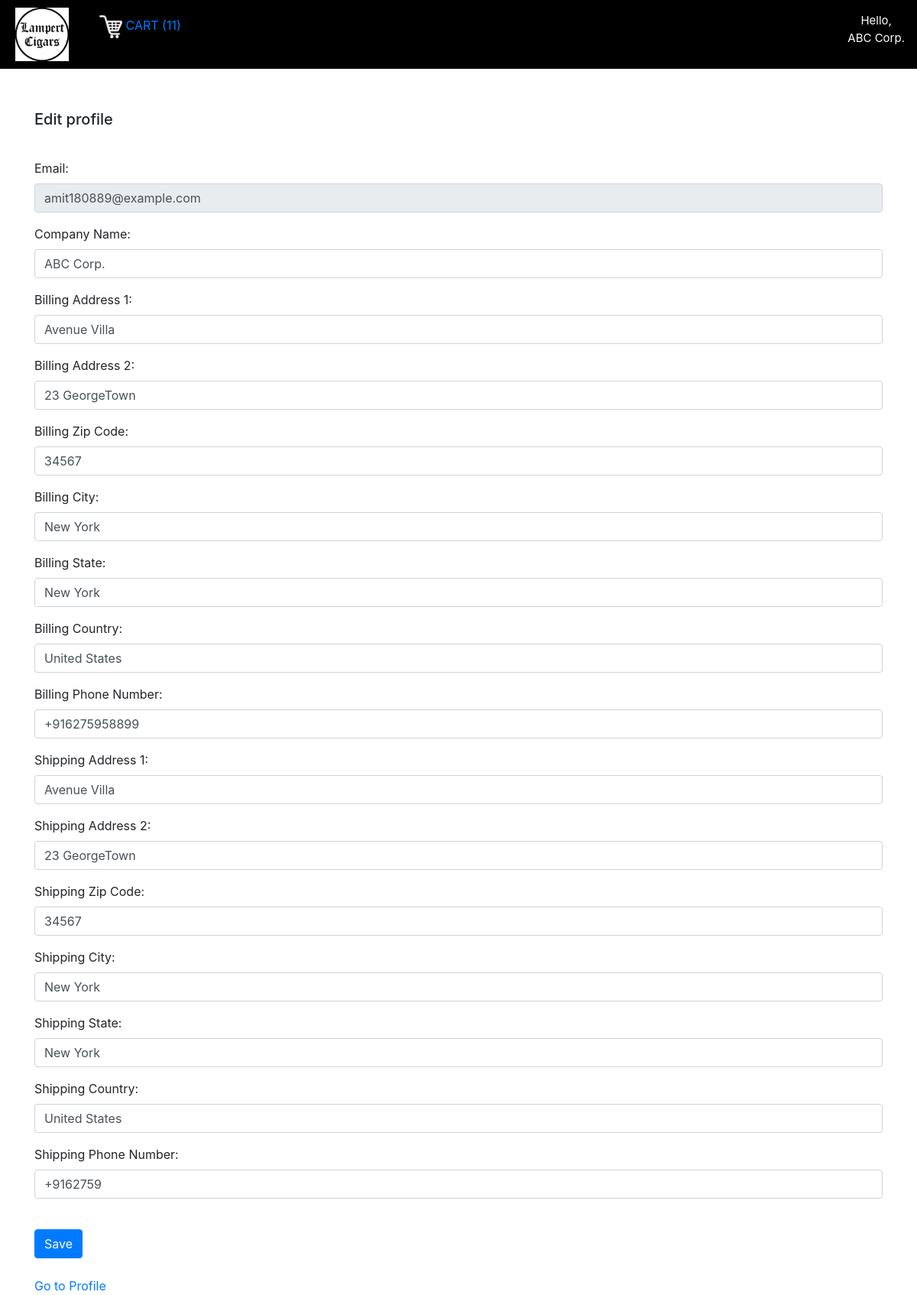
The page /account/profile/edit (signed in) on the database its author committed.
### tables this page shows
CREATE TABLE customers (
	userid INTEGER PRIMARY KEY AUTOINCREMENT,
	password TEXT,
	email TEXT
, BillingAddress1 TEXT, BillingAddress2 TEXT, BillingZipCode TEXT, BillingCity TEXT, BillingState TEXT, BillingCountry TEXT, BillingContactPerson TEXT, BillingPhoneNumber TEXT, BillingEmail TEXT, ShippingAddress1 TEXT, ShippingAddress2 TEXT, ShippingZipCode TEXT, ShippingCity TEXT, ShippingState TEXT, ShippingCountry TEXT, ShippingContactPerson TEXT, ShippingPhoneNumber TEXT, ShippingEmail TEXT, IsAdmin INTEGER, IsConfirmed INTEGER, ConfirmedOn TEXT, CompanyName TEXT, catagory TEXT);

### app.py (the view)
@app.route("/account/profile/edit")
def editProfile():
    if 'email' not in session:
        return redirect(url_for('root'))
    loggedIn, firstName, noOfItems = getLoginDetails()
    with sqlite3.connect('database.db') as conn:
        cur = conn.cursor()
        cur.execute(
            "SELECT userId, email, CompanyName, BillingAddress1, BillingAddress2, BillingZipCode, BillingCity, BillingState, BillingCountry, BillingPhoneNumber, ShippingAddress1,ShippingAddress2, ShippingZipCode, ShippingCity, ShippingState, ShippingCountry, ShippingPhoneNumber FROM customers WHERE email = ?",
            (session['email'],))
        profileData = cur.fetchone()
    conn.close()
    return render_template("editProfile.html", profileData=profileData, loggedIn=loggedIn, firstName=firstName,
                           noOfItems=noOfItems)

### app.py (called while the page is built)
def getLoginDetails():
    with sqlite3.connect('database.db') as conn:
        cur = conn.cursor()
        if 'email' not in session:
            loggedIn = False
            firstName = ''
            noOfItems = 0
        else:
            loggedIn = True
            cur.execute("SELECT userId, CompanyName FROM customers WHERE email = ?", (session['email'],))
            userId, firstName = cur.fetchone()
            cur.execute("SELECT count(DISTINCT (productId)) FROM kart WHERE userId = ? and OrderID=?", (userId, ""))
            noOfItems = cur.fetchone()[0]
    conn.close()
    return (loggedIn, firstName, noOfItems)

### templates/editProfile.html (shortened to what this page needs)
<!DOCTYPE HTML>
<html>
<head>
<link rel="stylesheet" href={{url_for('static', filename='css/topStyle.css') }} />
	<link rel="stylesheet" href="https://maxcdn.bootstrapcdn.com/bootstrap/4.5.2/css/bootstrap.min.css">
</head>
<body>
<div id="title">
	<a href="/">
		<img id="logo" src= {{url_for('static', filename='images/lampertcig2.png') }} />
	</a>
	{% if not loggedIn %}
	<span>
	<div id="signInButton">
		<a class="link" href="/loginForm">Sign In</a>
	</div>
		</span>
	{% else %}
	<span>
	<div class="dropdown">
		<button class="dropbtn">Hello, <br>{{firstName}}</button>
	</div>
	</span>
	{% endif %}
	<div id="kart">
		<a class="link" href="/cart">
			<img src={{url_for('static', filename='images/shoppingCart.png')}} id="cartIcon" />
			CART ({{noOfItems}})
		</a>
	</div>
</div>
<div class="container mt-5">
	<h5>Edit profile</h5>
	<br>
	<form action="/updateProfile" method="POST">
		 <div class="form-group">
			  <label for="email">Email:</label>
			  <input type="email" id="email" name="email" class="form-control" value={{profileData[1]}} readonly="readonly">
		 </div>
		 <div class="form-group">
			  <label for="companyName">Company Name:</label>
			  <input type="text" id="companyName" name="companyName" class="form-control" value="{{profileData[2]}}">
		 </div>
         <div class="form-group">
			  <label for="billingaddress1">Billing Address 1:</label>
			  <input type="text" id="billingaddress1" name="billingaddress1" class="form-control" value="{{profileData[3]}}">
		 </div>
		<div class="form-group">
			  <label for="billingaddress2">Billing Address 2:</label>
			  <input type="text" id="billingaddress2"  name="billingaddress2" class="form-control" value="{{profileData[4]}}">
		 </div>
		<div class="form-group">
			  <label for="billingzipcode">Billing Zip Code:</label>
			  <input type="text" id="billingzipcode" name="billingzipcode" class="form-control" value="{{profileData[5]}}">
		 </div>
		<div class="form-group">
			  <label for="billingcity">Billing City:</label>
			  <input type="text" id="billingcity" name="billingcity" class="form-control" value="{{profileData[6]}}">
		 </div>
		<div class="form-group">
			  <label for="billingstate">Billing State:</label>
			 <input type="text" id="billingstate" name="billingstate" class="form-control" value="{{profileData[7]}}">
		 </div>
		<div class="form-group">
			  <label for="billingcountry">Billing Country:</label>
			  <input type="text" id="billingcountry" name="billingcountry" class="form-control" value="{{profileData[8]}}">
		 </div>
		<div class="form-group">
			  <label for="billingphone">Billing Phone Number:</label>
			  <input type="text" id="billingphone" name="billingphone" class="form-control" value="{{profileData[9]}}">
		 </div>
		<div class="form-group">
			  <label for="shippingaddress1">Shipping Address 1:</label>
			  <input type="text" id="shippingaddress1" name="shippingaddress1" class="form-control" value="{{profileData[10]}}">
		 </div>
		<div class="form-group">
			  <label for="shippingaddress2">Shipping Address 2:</label>
			  <input type="text" id="shippingaddress2"  name="shippingaddress2" class="form-control" value="{{profileData[11]}}">
		 </div>
		<div class="form-group">
			  <label for="shippingzipcode">Shipping Zip Code:</label>
			  <input type="text" id="shippingzipcode" name="shippingzipcode" class="form-control" value="{{profileData[12]}}">
		 </div>
		<div class="form-group">
			  <label for="shippingcity">Shipping City:</label>
			  <input type="text" id="shippingcity" name="shippingcity" class="form-control" value="{{profileData[13]}}">
		 </div>
		<div class="form-group">
			  <label for="shippingstate">Shipping State:</label>
			 <input type="text" id="shippingstate" name="shippingstate" class="form-control" value="{{profileData[14]}}">
		 </div>
		<div class="form-group">
			  <label for="shippingcountry">Shipping Country:</label>
			  <input type="text" id="shippingcountry" name="shippingcountry" class="form-control" value="{{profileData[15]}}">
		 </div>
		<div class="form-group">
			  <label for="shippingphone">Shipping Phone Number:</label>
			  <input type="text" id="shippingphone" name="shippingphone" class="form-control" value="{{profileData[16]}}">
		 </div>
        <br>
		<input type="submit" value="Save" class="btn btn-primary">
		<br><br>
		<a href="{{ url_for('profileHome') }}">Go to Profile</a>
	</form>
</div>
</body>
</html>

### static/css/topStyle.css (style rules this page uses)
#logo { height: 70px; width: 70px; margin-left: 20px; margin-top: 10px; margin-bottom: 10px; margin-right: 20px; float: left; }
#title { background-color: black; display: inline-block; width: 100%; }
.dropbtn { background-color: black; color: white; padding: 16px; font-size: 15px; border: none; cursor: pointer; }
.dropdown { position: relative; float: left; }
#kart { color: white; margin-top: 20px; margin-bottom: 20px; margin-left: 20px; margin-right: 20px; float: left; }
#cartIcon { height: 30px; width: 30px; }

### templates/editProfile.html (style rules this page uses)
span { float: right; position:right; }

### rows shown on the page
customers: CompanyName "ABC Corp.", email "amit180889@example.com", companyName "ABC Corp.", billingaddress1 "Avenue Villa", billingaddress2 "23 GeorgeTown", billingzipcode "34567", billingcity "New York", billingstate "New York", billingcountry "United States", billingphone "+916275958899", shippingaddress1 "Avenue Villa", shippingaddress2 "23 GeorgeTown", shippingzipcode "34567", shippingcity "New York", shippingstate "New York", shippingcountry "United States", shippingphone "+9162759"

### other values the page prints
{{ noOfItems }} "11"
